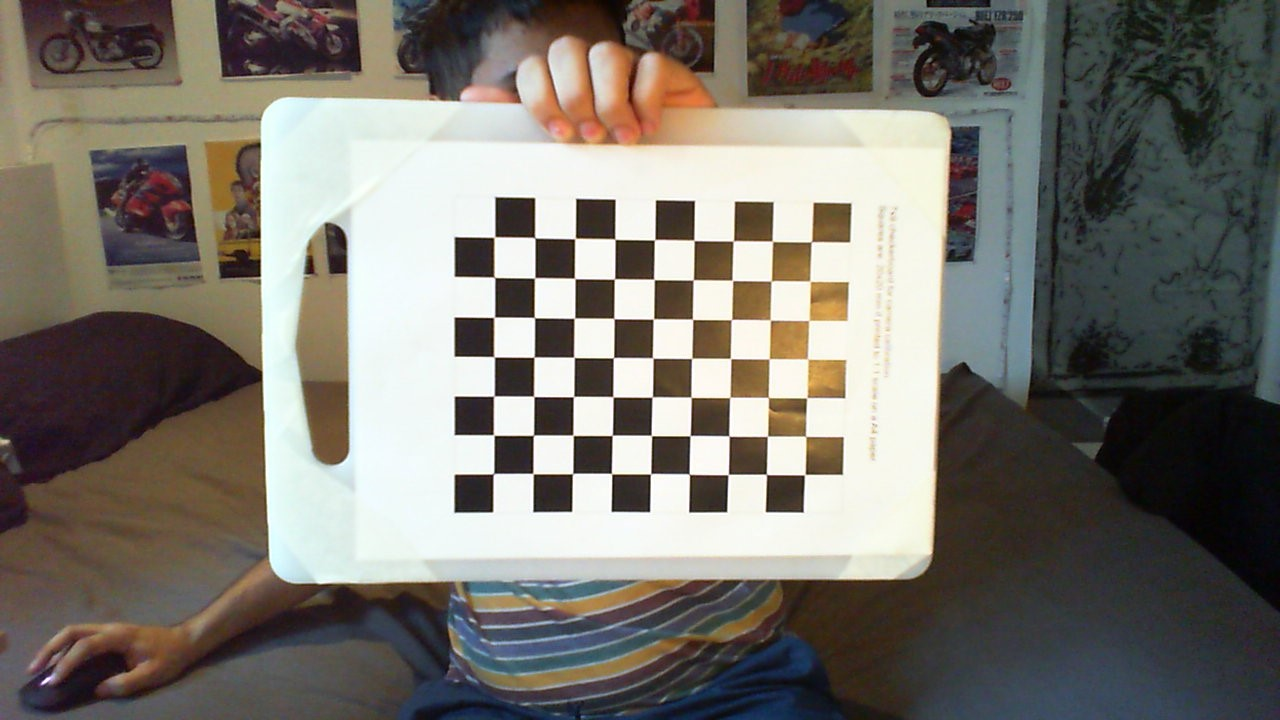
#> input picture opencv_stereo/old scripts/calib_images/left/WIN_20230718_19_09_43_Pro.jpg, 1280 x 720 px; its folder holds 4 pictures in this run
$ python camera_calibration2.py
#> lines starting #> are read from the running program, lines starting #| are printed output that depends on the picture
import numpy as np
import cv2
import glob

# termination criteria
criteria = (cv2.TERM_CRITERIA_EPS + cv2.TERM_CRITERIA_MAX_ITER, 30, 0.001)

# prepare object points, like (0,0,0), (1,0,0), (2,0,0) ....,(6,5,0)
objp = np.zeros((7*9,3), np.float32)
objp[:,:2] = np.mgrid[0:9,0:7].T.reshape(-1,2)

# Arrays to store object points and image points from all the images.
objpoints = [] # 3d point in real world space
imgpointsL = [] # 2d points in image plane.
imgpointsR = [] # 2d points in image plane.

images_left = glob.glob('C:/Users/User/Desktop/StereoNet/StereoNet_PyTorch/cv2_implementation/calib_images/left/*.jpg')
images_right = glob.glob('C:/Users/User/Desktop/StereoNet/StereoNet_PyTorch/cv2_implementation/calib_images/right/*.jpg')

for fname in images_left:
    img = cv2.imread(fname)
#> img is the input picture: shape (720, 1280, 3); mean B, G, R 109.4, 116.4, 120.1
    gray = cv2.cvtColor(img,cv2.COLOR_BGR2GRAY)
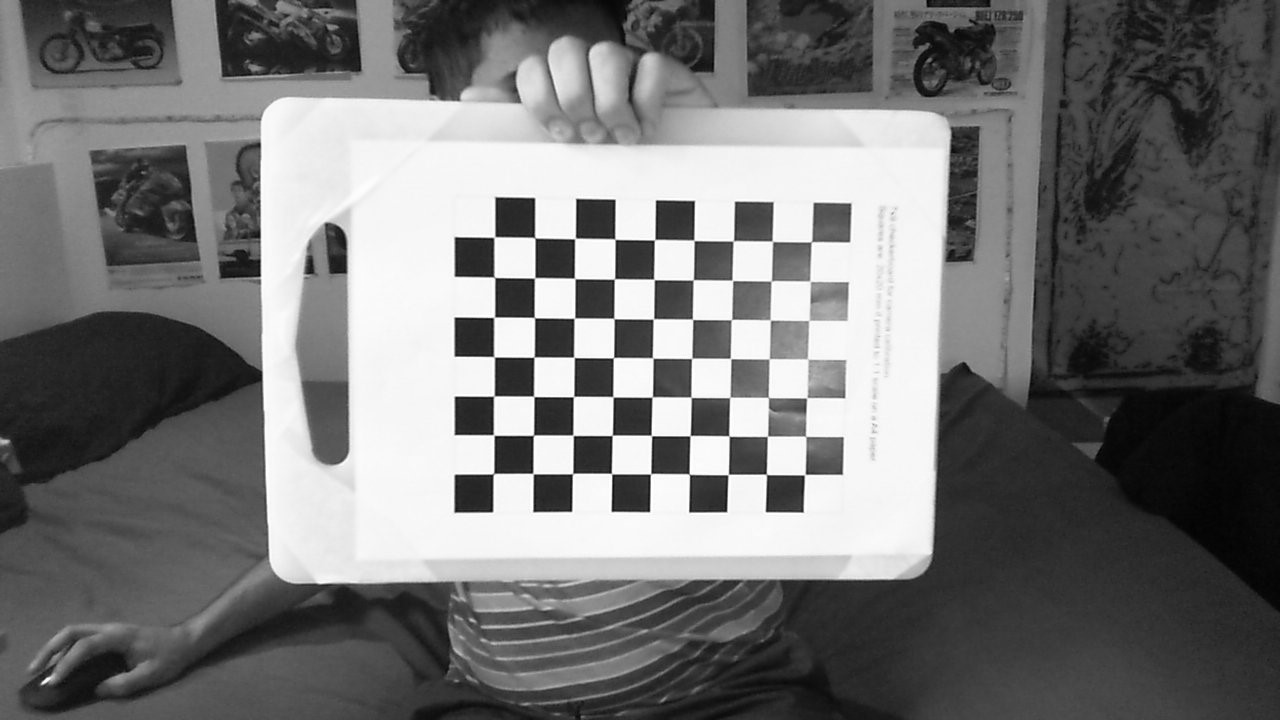
#> gray: shape (720, 1280); min 1, max 255, mean 116.7

    # Find the chess board corners
    ret, corners = cv2.findChessboardCorners(gray, (7,9),None)
#> ret = True; corners = 63 rows, first 8: [493.3, 473.9], [493.5, 434.9], [494.7, 395.4], [495.1, 357.5], [494.2, 317.2], [495.2, 277.9], [493.3, 238], [533.3, 473.8]

    # If found, add object points, image points (after refining them)
    if ret == True:
        objpoints.append(objp)
        corners2 = cv2.cornerSubPix(gray,corners,(11,11),(-1,-1),criteria)
#> corners2 = 63 rows, first 8: [493.5, 473.6], [493.7, 435.1], [493.8, 396.1], [494.1, 356.8], [494.2, 317.3], [494.4, 277.3], [494.4, 237.1], [533.1, 473.6]
        imgpointsL.append(corners2)
#> pass 2 of the loop `for fname in images_left:`:
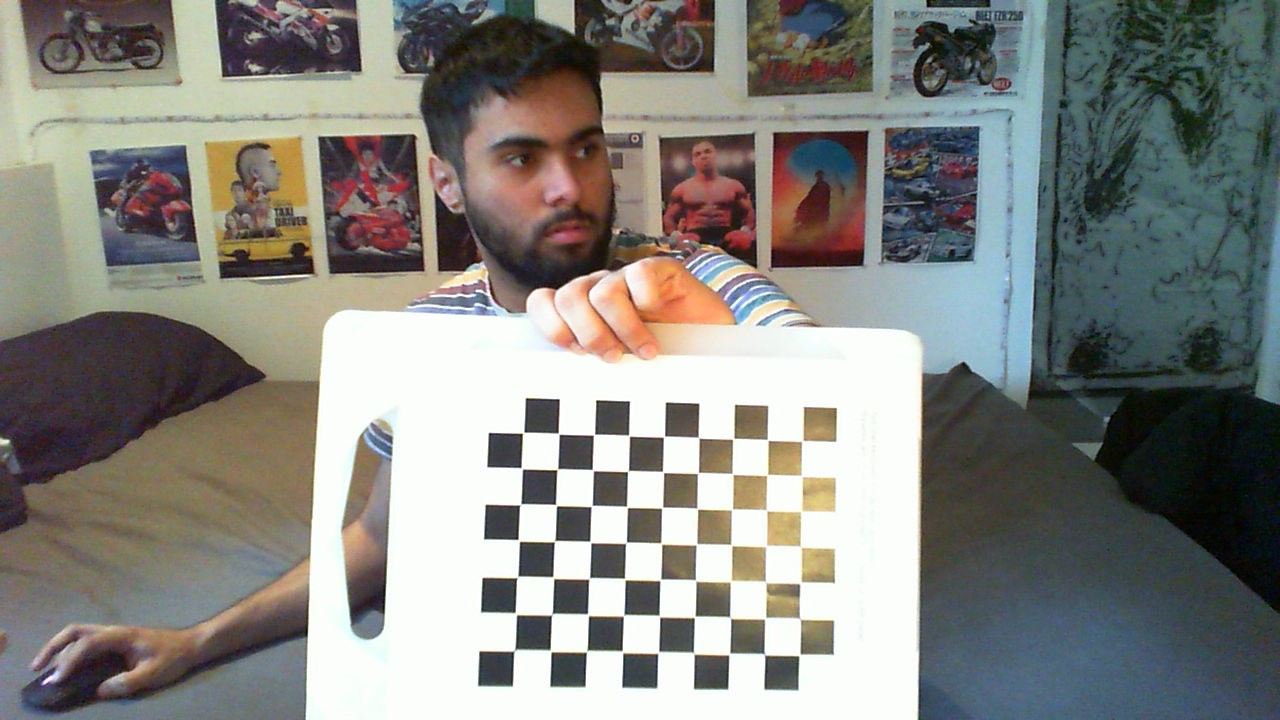
#> input picture opencv_stereo/old scripts/calib_images/left/WIN_20230718_19_09_53_Pro.jpg, 1280 x 720 px
#> img is the input picture: shape (720, 1280, 3); mean B, G, R 126.9, 131.9, 132
#> `gray = cv2.cvtColor(img,cv2.COLOR_BGR2GRAY)`:
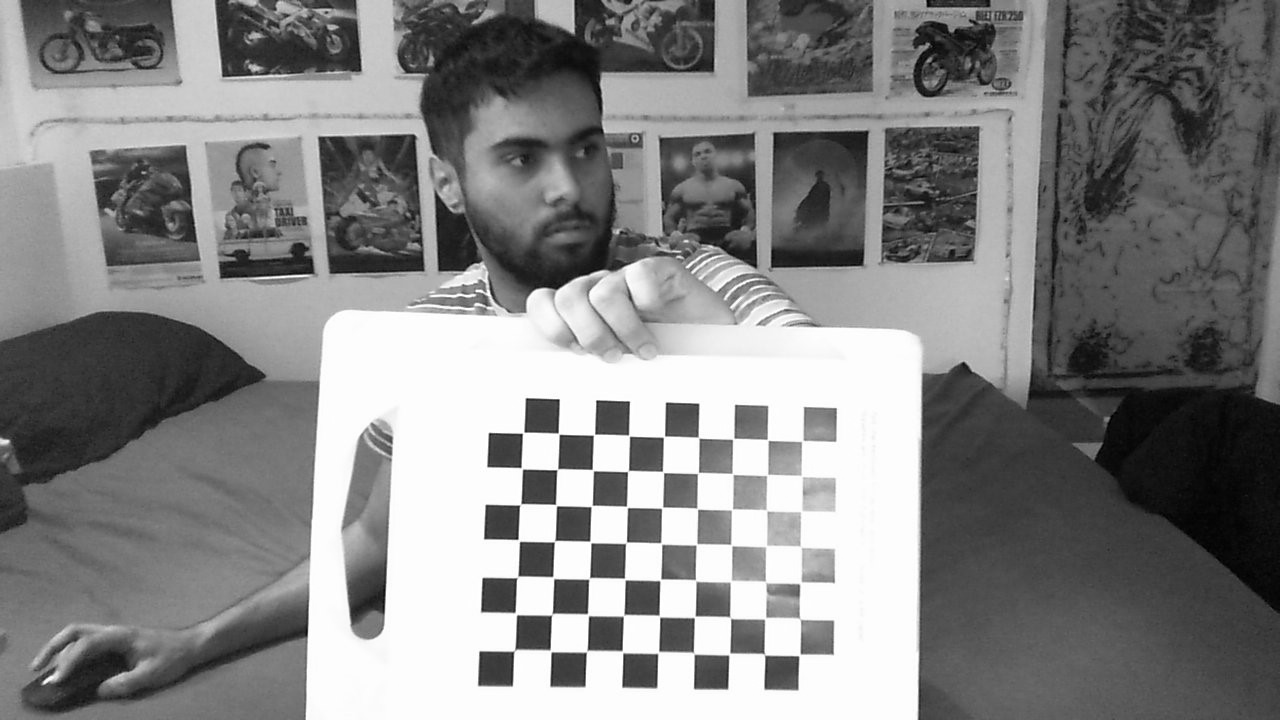
#> gray: shape (720, 1280); min 0, max 255, mean 131.3
#> corners = 63 rows, first 8: [513.3, 651.6], [514.6, 612.1], [517.5, 576.8], [517.7, 538.9], [521.2, 503.3], [522.8, 469.4], [523, 432.5], [551.4, 652.5]
#> corners2 = 63 rows, first 8: [514.3, 650.4], [515.8, 613.7], [517.3, 576.9], [518.7, 540.4], [520.3, 504.4], [521.7, 468.4], [523.1, 432.7], [550.6, 650.9]
#> pass 3 of the loop `for fname in images_left:`:
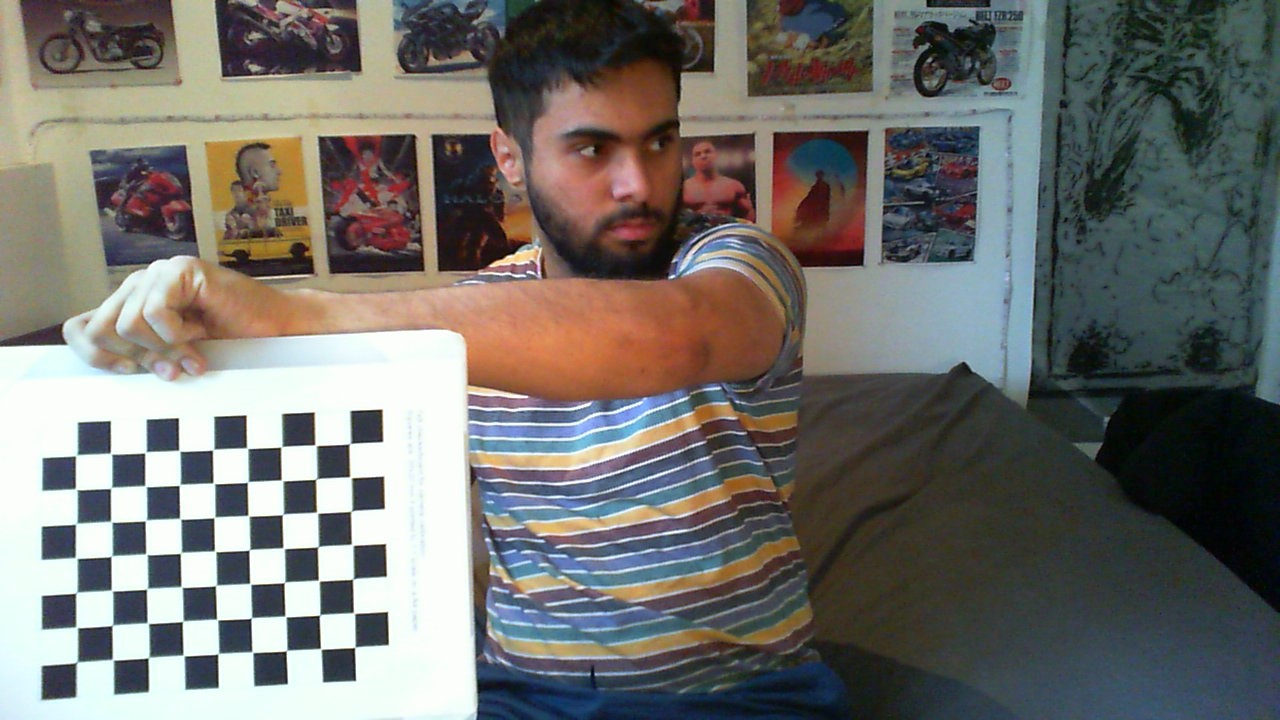
#> input picture opencv_stereo/old scripts/calib_images/left/WIN_20230718_19_10_07_Pro.jpg, 1280 x 720 px
#> img is the input picture: shape (720, 1280, 3); mean B, G, R 107.9, 111.7, 113.1
#> `gray = cv2.cvtColor(img,cv2.COLOR_BGR2GRAY)`:
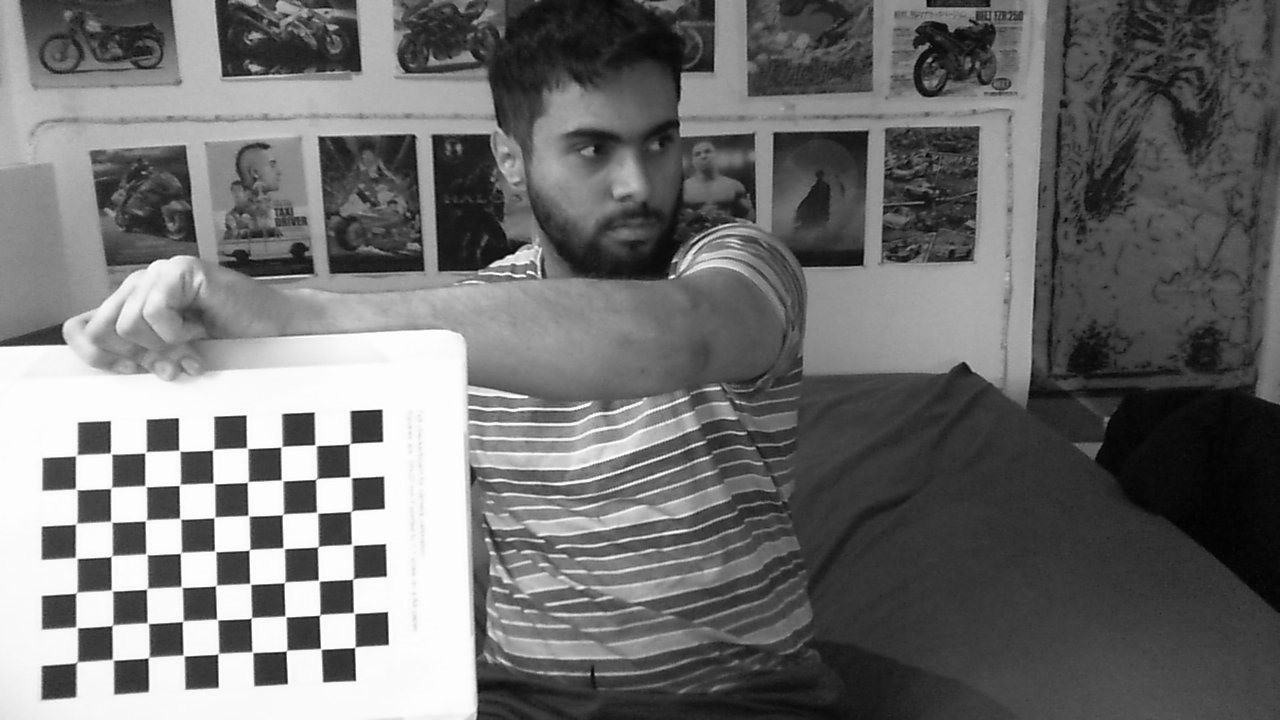
#> gray: shape (720, 1280); min 1, max 255, mean 111.7
#> corners = 63 rows, first 8: [350.1, 443.4], [349.5, 476.5], [350.7, 511.6], [353.5, 545.6], [352.6, 579.3], [353.9, 613], [354.7, 647.5], [314.7, 444.6]
#> corners2 = 63 rows, first 8: [349.7, 443.6], [350.5, 477.3], [351.2, 511.2], [352.2, 544.8], [352.8, 579.1], [353.9, 613.1], [354.7, 647.4], [315.6, 445.3]
#> the loop made 4 passes; the first 3 are shown

# Calibration
ret, mtxL, distL, rvecsL, tvecsL = cv2.calibrateCamera(objpoints, imgpointsL, gray.shape[::-1], None, None)

np.save('C:/Users/User/Desktop/StereoNet/StereoNet_PyTorch/cv2_implementation/left.npy', mtxL)


for fname in images_right:
    img = cv2.imread(fname)
    gray = cv2.cvtColor(img,cv2.COLOR_BGR2GRAY)

    # Find the chess board corners
    ret, corners = cv2.findChessboardCorners(gray, (7,9),None)

    # If found, add object points, image points (after refining them)
    if ret == True:
        corners2 = cv2.cornerSubPix(gray,corners,(11,11),(-1,-1),criteria)
        imgpointsR.append(corners2)

# Calibration
#> (the run stopped early here; a loop or call above may not have finished)
